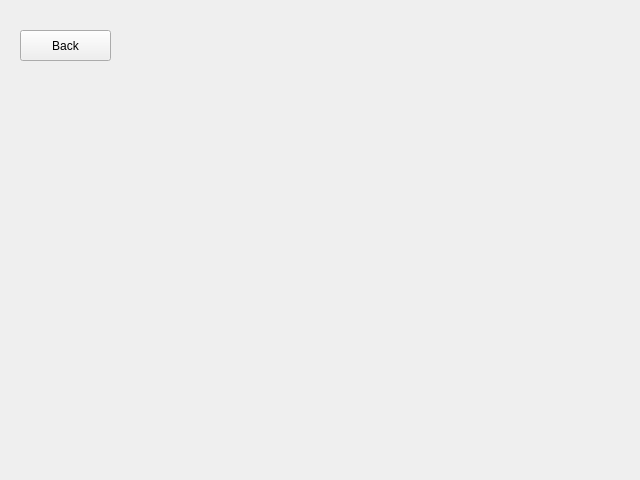
<?xml version="1.0" encoding="UTF-8"?>
<ui version="4.0">
 <class>achive</class>
 <widget class="QWidget" name="achive">
  <property name="geometry">
   <rect>
    <x>0</x>
    <y>0</y>
    <width>640</width>
    <height>480</height>
   </rect>
  </property>
  <property name="windowTitle">
   <string>Form</string>
  </property>
  <property name="styleSheet">
   <string notr="true">font: 16pt &quot;Arial Rounded MT Bold&quot;;</string>
  </property>
  <widget class="QPushButton" name="achive_back">
   <property name="geometry">
    <rect>
     <x>20</x>
     <y>30</y>
     <width>91</width>
     <height>31</height>
    </rect>
   </property>
   <property name="styleSheet">
    <string notr="true">font: 10pt &quot;Arial Rounded MT Bold&quot;;</string>
   </property>
   <property name="text">
    <string>Back</string>
   </property>
  </widget>
 </widget>
 <resources/>
 <connections/>
</ui>
